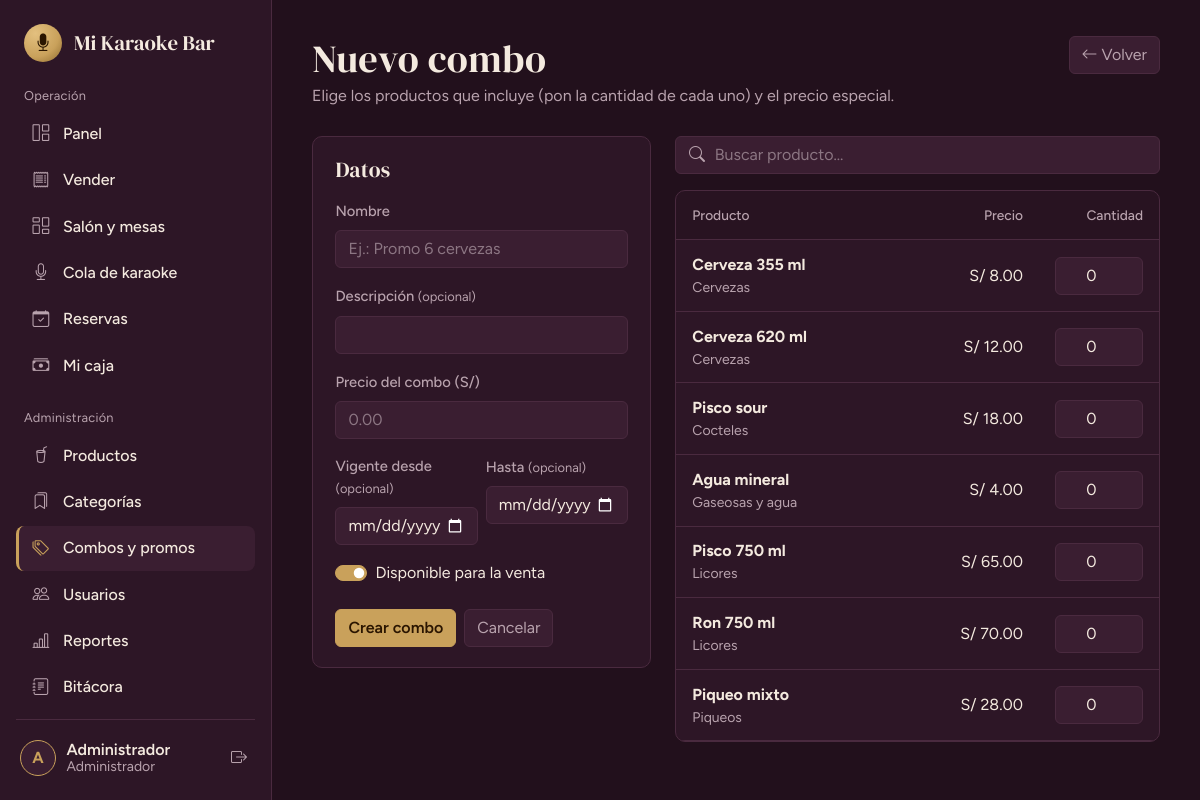
/combos/crear (signed in), run on the app's committed database.
### tables this page shows
CREATE TABLE IF NOT EXISTS usuarios (
  id          INT UNSIGNED PRIMARY KEY AUTO_INCREMENT,
  rol_id      TINYINT UNSIGNED NOT NULL,
  nombre      VARCHAR(100) NOT NULL,
  usuario     VARCHAR(50)  NOT NULL UNIQUE,
  password    VARCHAR(255) NOT NULL,            
  telefono    VARCHAR(20)  NULL,
  estado      TINYINT(1) NOT NULL DEFAULT 1,    
  ultimo_login DATETIME NULL,
  created_at  TIMESTAMP NOT NULL DEFAULT CURRENT_TIMESTAMP,
  CONSTRAINT fk_usuarios_rol FOREIGN KEY (rol_id) REFERENCES roles(id)
);

CREATE TABLE IF NOT EXISTS productos (
  id            INT UNSIGNED PRIMARY KEY AUTO_INCREMENT,
  categoria_id  INT UNSIGNED NOT NULL,
  nombre        VARCHAR(120) NOT NULL,
  precio        DECIMAL(10,2) NOT NULL,
  stock         INT NOT NULL DEFAULT 0,
  stock_minimo  INT NOT NULL DEFAULT 5,         
  imagen        VARCHAR(255) NULL,
  estado        TINYINT(1) NOT NULL DEFAULT 1,
  created_at    TIMESTAMP NOT NULL DEFAULT CURRENT_TIMESTAMP,
  CONSTRAINT fk_productos_categoria FOREIGN KEY (categoria_id) REFERENCES categorias(id),
  INDEX idx_productos_nombre (nombre)
);

CREATE TABLE IF NOT EXISTS categorias (
  id      INT UNSIGNED PRIMARY KEY AUTO_INCREMENT,
  nombre  VARCHAR(80) NOT NULL UNIQUE,
  estado  TINYINT(1) NOT NULL DEFAULT 1
);

### app/core/Controller.php (called while the page is built, shortened)
<?php
abstract class Controller
{
    protected function view(string $view, array $data = [], string $layout = 'main'): void
    {
        extract($data, EXTR_SKIP);
        require APP_PATH . "/views/$view.php";
        $content = ob_get_clean();
        require APP_PATH . "/views/layouts/$layout.php";
    }
    protected function requireAuth(array $roles = []): void
    {
        Auth::refresh();
    }
}

### app/controllers/CombosController.php (called while the page is built, shortened)
<?php
class CombosController extends Controller
{
    public function __construct()
    {
        $this->requireAuth(['admin']);
    }
    public function crear(): void
    {
        $this->view('combos/form', ['title' => 'Nuevo combo', 'modo' => 'crear', 'c' => [], 'actuales' => [], 'productos' => $this->productos()]);
    }
    private function productos(): array
    {
        return Database::all(
            'SELECT p.id, p.nombre, p.precio, p.stock, c.nombre AS categoria
               FROM productos p JOIN categorias c ON c.id = p.categoria_id
              WHERE p.estado = 1 ORDER BY c.nombre, p.nombre'
        );
    }
}

### app/core/Router.php (called while the page is built, shortened)
<?php
class Router
{
    public function dispatch(): void
    {
        try {
            $url   = trim((string) ($_GET['url'] ?? ''), '/');
            $parts = $url === '' ? [] : explode('/', $url);
            $c = strtolower($parts[0]);
            $m = $parts[1] ?? ($c === 'auth' ? 'login' : 'index');
            $params = array_slice($parts, 2);
            $obj = new $class();
            $ref = new ReflectionMethod($obj, $m);
            $ref->invokeArgs($obj, $params);
        } catch (AppException $e) {
            (new ErrorController())->show500($e->getMessage());
        } catch (Throwable $e) {
            error_log((string) $e);
            (new ErrorController())->show500(APP_ENV === 'development' ? $e->getMessage() : null);
        }
    }
}

### public/index.php (called while the page is built, shortened)
<?php
require APP_PATH . '/config/config.php';
spl_autoload_register(function (string $class): void {
    foreach (['core', 'controllers', 'models'] as $dir) {
        $file = APP_PATH . "/$dir/$class.php";
        if (is_file($file)) { require $file; return; }
    }
});
require APP_PATH . '/core/helpers.php';
(new Router())->dispatch();

### app/core/helpers.php (called while the page is built, shortened)
<?php
function e(mixed $v): string { return htmlspecialchars((string) $v, ENT_QUOTES | ENT_SUBSTITUTE, 'UTF-8'); }
function url(string $path = ''): string { return BASE_URL . '/' . ltrim($path, '/'); }
function old(string $key, string $default = ''): string { return e($GLOBALS['_old'][$key] ?? $default); }
function money(float|int|string|null $n): string { return 'S/ ' . number_format((float) $n, 2); }

### app/core/Database.php (called while the page is built, shortened)
<?php
class Database
{
    private static ?PDO $pdo = null;
    public static function pdo(): PDO
    {
        if (self::$pdo === null) {
            try {
                $dsn = 'mysql:host=' . DB_HOST . ';dbname=' . DB_NAME . ';charset=utf8mb4';
                self::$pdo = new PDO($dsn, DB_USER, DB_PASS, [
                    PDO::ATTR_ERRMODE            => PDO::ERRMODE_EXCEPTION,
                    PDO::ATTR_DEFAULT_FETCH_MODE => PDO::FETCH_ASSOC,
                    PDO::ATTR_EMULATE_PREPARES   => false,
                ]);
                self::$pdo->exec("SET time_zone = '-05:00'");
            } catch (PDOException $e) {
                error_log('DB connect: ' . $e->getMessage());
                throw new AppException('No se pudo conectar a la base de datos. Revisa que MySQL esté encendido en XAMPP y que hayas importado karaoke_bar.sql.');
            }
        }
        return self::$pdo;
    }
    public static function all(string $sql, array $params = []): array
    {
        $st = self::pdo()->prepare($sql);
        $st->execute($params);
        return $st->fetchAll();
    }
    public static function one(string $sql, array $params = []): ?array
    {
        $st = self::pdo()->prepare($sql);
        $st->execute($params);
        $row = $st->fetch();
        return $row === false ? null : $row;
    }
}

### app/models/Config.php (called while the page is built, shortened)
<?php
class Config
{
    private static ?array $cache = null;
    public static function get(string $clave, string $default = ''): string
    {
        if (self::$cache === null) {
            try {
                self::$cache = array_column(Database::all('SELECT clave, valor FROM configuracion'), 'valor', 'clave');
            } catch (Throwable $e) {
                self::$cache = [];
            }
        }
        return self::$cache[$clave] ?? $default;
    }
}

### app/config/menu.php (called while the page is built)
<?php
return [
  ['grupo' => 'Operación', 'items' => [
    ['label' => 'Panel',            'icon' => 'bi-grid-1x2',      'route' => 'dashboard', 'roles' => ['admin','cajero'], 'ready' => true],
    ['label' => 'Vender',           'icon' => 'bi-receipt',       'route' => 'ventas',    'roles' => ['admin','cajero'], 'ready' => true],
    ['label' => 'Salón y mesas',    'icon' => 'bi-columns-gap',   'route' => 'mesas',     'roles' => ['admin','cajero'], 'ready' => true],
    ['label' => 'Cola de karaoke',  'icon' => 'bi-mic',           'route' => 'cola',      'roles' => ['admin','cajero'], 'ready' => true],
    ['label' => 'Reservas',         'icon' => 'bi-calendar-check','route' => 'reservas',  'roles' => ['admin','cajero'], 'ready' => true],
    ['label' => 'Mi caja',          'icon' => 'bi-cash-stack',    'route' => 'caja',      'roles' => ['admin','cajero'], 'ready' => true],
  ]],
  ['grupo' => 'Administración', 'items' => [
    ['label' => 'Productos',        'icon' => 'bi-cup-straw',     'route' => 'productos', 'roles' => ['admin'], 'ready' => true],
    ['label' => 'Categorías',       'icon' => 'bi-bookmarks',     'route' => 'categorias','roles' => ['admin'], 'ready' => true],
    ['label' => 'Combos y promos',  'icon' => 'bi-tags',          'route' => 'combos',    'roles' => ['admin'], 'ready' => true],
    ['label' => 'Usuarios',         'icon' => 'bi-people',        'route' => 'usuarios',  'roles' => ['admin'], 'ready' => true],
    ['label' => 'Reportes',         'icon' => 'bi-bar-chart-line','route' => 'reportes',  'roles' => ['admin'], 'ready' => true],
    ['label' => 'Bitácora',         'icon' => 'bi-journal-text',  'route' => 'bitacora',  'roles' => ['admin'], 'ready' => true],
    ['label' => 'Configuración',    'icon' => 'bi-gear',          'route' => 'configuracion', 'roles' => ['admin'], 'ready' => true],
  ]],
];

### app/core/Auth.php (called while the page is built, shortened)
<?php
class Auth
{
    public static function user(): ?array { return $_SESSION['user'] ?? null; }
    public static function id(): int { return (int) ($_SESSION['user']['id'] ?? 0); }
    public static function role(): string { return (string) ($_SESSION['user']['rol'] ?? ''); }
    public static function is(string ...$roles): bool { return in_array(self::role(), $roles, true); }
    public static function refresh(): void
    {
        $u = Usuario::buscarPorId(self::id());
    }
}

### app/models/Usuario.php (called while the page is built, shortened)
<?php
class Usuario
{
    public static function buscarPorId(int $id): ?array
    {
        return Database::one(
            'SELECT u.*, r.nombre AS rol FROM usuarios u JOIN roles r ON r.id = u.rol_id WHERE u.id = ? LIMIT 1',
            [$id]
        );
    }
}

### app/views/combos/form.php (the view, shortened to what this page needs)
<?php
$editar = $modo === 'editar';
$old    = $GLOBALS['_old'] ?? [];
$oldComp = is_array($old['comp'] ?? null) ? $old['comp'] : null;
$enVenta = $editar ? (int) $c['estado'] === 1 : (empty($old) || isset($old['estado']));
?>
<header class="page-head page-head--actions">
  <div>
    <h1><?= $editar ? 'Editar combo' : 'Nuevo combo' ?></h1>
    <p>Elige los productos que incluye (pon la cantidad de cada uno) y el precio especial.</p>
  </div>
  <a class="btn btn-outline-field" href="<?= url('combos') ?>"><i class="bi bi-arrow-left"></i> Volver</a>
</header>
<form method="post" action="<?= url($editar ? 'combos/actualizar/' . (int) $c['id'] : 'combos/guardar') ?>" autocomplete="off">
  <div class="row g-4">
    <div class="col-lg-5">
      <section class="panel">
        <h2 class="panel__title mb-3">Datos</h2>
        <div class="mb-3">
          <label class="form-label" for="nombre">Nombre</label>
          <input class="form-control" id="nombre" name="nombre" maxlength="120" required value="<?= old('nombre', $c['nombre'] ?? '') ?>" placeholder="Ej.: Promo 6 cervezas">
        </div>
        <div class="mb-3">
          <label class="form-label" for="descripcion">Descripción <small>(opcional)</small></label>
          <input class="form-control" id="descripcion" name="descripcion" maxlength="255" value="<?= old('descripcion', $c['descripcion'] ?? '') ?>">
        </div>
        <div class="mb-3">
          <label class="form-label" for="precio">Precio del combo (S/)</label>
          <input class="form-control" id="precio" name="precio" inputmode="decimal" required value="<?= old('precio', isset($c['precio']) ? number_format((float) $c['precio'], 2, '.', '') : '') ?>" placeholder="0.00">
        </div>
        <div class="row g-2 mb-3">
          <div class="col-6"><label class="form-label" for="desde">Vigente desde <small>(opcional)</small></label>
            <input class="form-control" id="desde" name="desde" type="date" value="<?= old('desde', $c['vigente_desde'] ?? '') ?>"></div>
          <div class="col-6"><label class="form-label" for="hasta">Hasta <small>(opcional)</small></label>
            <input class="form-control" id="hasta" name="hasta" type="date" value="<?= old('hasta', $c['vigente_hasta'] ?? '') ?>"></div>
        </div>
        <div class="form-check form-switch mb-4">
          <input class="form-check-input" type="checkbox" role="switch" id="estado" name="estado" value="1"<?= $enVenta ? ' checked' : '' ?>>
          <label class="form-check-label" for="estado">Disponible para la venta</label>
        </div>
        <div class="d-flex gap-2">
          <button class="btn btn-brass" type="submit"><?= $editar ? 'Guardar cambios' : 'Crear combo' ?></button>
          <a class="btn btn-outline-field" href="<?= url('combos') ?>">Cancelar</a>
        </div>
      </section>
    </div>
    <div class="col-lg-7">
      <div class="toolbar">
        <div class="search-field"><i class="bi bi-search"></i>
          <input type="search" class="form-control" placeholder="Buscar producto..." data-filter-text="tablaComp" aria-label="Buscar producto"></div>
      </div>
      <section class="panel panel--flush">
        <div class="table-responsive">
          <table class="table table-app align-middle mb-0" id="tablaComp">
            <thead><tr><th>Producto</th><th class="text-end">Precio</th><th class="text-end" style="width:120px">Cantidad</th></tr></thead>
            <tbody>
            <?php foreach ($productos as $p):
                $q = $oldComp !== null ? (int) ($oldComp[$p['id']] ?? 0) : (int) ($actuales[$p['id']] ?? 0); ?>
              <tr class="<?= $q > 0 ? 'is-picked' : '' ?>" data-search="<?= e(mb_strtolower($p['nombre'] . ' ' . $p['categoria'])) ?>">
                <td><strong><?= e($p['nombre']) ?></strong><small class="d-block text-secondary"><?= e($p['categoria']) ?></small></td>
                <td class="text-end"><?= e(money($p['precio'])) ?></td>
                <td><input type="number" class="form-control text-center" name="comp[<?= (int) $p['id'] ?>]" value="<?= $q ?>" min="0" max="99" inputmode="numeric" aria-label="Cantidad de <?= e($p['nombre']) ?> en el combo"></td>
              </tr>
            <?php endforeach; ?>
            </tbody>
          </table>
        </div>
      </section>
    </div>
  </div>
</form>

### app/views/layouts/main.php (shortened to what this page needs)
<?php
$menu  = require APP_PATH . '/config/menu.php';
$user  = Auth::user();
$local = Config::get('nombre_local', 'Karaoke Bar');
$inicial = mb_strtoupper(mb_substr($user['nombre'] ?? '?', 0, 1));
?>
<!doctype html>
<html lang="es" data-bs-theme="dark">
<head>
  <?php include APP_PATH . '/views/layouts/_head.php'; ?>
</head>
<body>
<div class="shell">
  <aside class="sidebar offcanvas-lg offcanvas-start" tabindex="-1" id="sidebar" aria-label="Menú principal">
    <div class="sidebar__brand">
      <span class="brand-mark"><i class="bi bi-mic-fill"></i></span>
      <span class="brand-name"><?= e($local) ?></span>
    </div>
    <nav class="sidebar__nav">
      <?php foreach ($menu as $grupo):
          $items = array_filter($grupo['items'], fn($i) => in_array(Auth::role(), $i['roles'], true));
          if (!$items) continue; ?>
        <p class="nav-group"><?= e($grupo['grupo']) ?></p>
        <?php foreach ($items as $i):
            $activo = Router::$controller === $i['route']; ?>
          <?php if ($i['ready']): ?>
            <a class="nav-item-link<?= $activo ? ' is-active' : '' ?>" href="<?= url($i['route']) ?>"<?= $activo ? ' aria-current="page"' : '' ?>>
              <i class="bi <?= e($i['icon']) ?>"></i><span><?= e($i['label']) ?></span>
            </a>
          <?php else: ?>
            <span class="nav-item-link is-soon" aria-disabled="true">
              <i class="bi <?= e($i['icon']) ?>"></i><span><?= e($i['label']) ?></span><small>Pronto</small>
            </span>
          <?php endif; ?>
        <?php endforeach; ?>
      <?php endforeach; ?>
    </nav>
    <div class="sidebar__user">
      <a class="user-chip" href="<?= url('perfil') ?>" title="Mi perfil">
        <span class="avatar"><?= e($inicial) ?></span>
        <span class="user-chip__text">
          <strong><?= e($user['nombre']) ?></strong>
          <small><?= Auth::is('admin') ? 'Administrador' : 'Cajero' ?></small>
        </span>
      </a>
      <form method="post" action="<?= url('auth/logout') ?>" data-confirm="¿Cerrar sesión?" data-confirm-button="Sí, salir">
        <button class="btn btn-icon" type="submit" title="Cerrar sesión" aria-label="Cerrar sesión"><i class="bi bi-box-arrow-right"></i></button>
      </form>
    </div>
  </aside>
  <main class="content">
    <?= $content ?>
  </main>
</div>
</body>
</html>

### data on the page
usuarios: nombre "A", nombre "Administrador"
productos: nombre "Cerveza 355 ml", categoria.nombre "Cervezas", precio "S/ 8.00", id "0"
productos: nombre "Cerveza 620 ml", categoria.nombre "Cervezas", precio "S/ 12.00", id "0"
productos: nombre "Pisco sour", categoria.nombre "Cocteles", precio "S/ 18.00", id "0"
productos: nombre "Agua mineral", categoria.nombre "Gaseosas y agua", precio "S/ 4.00", id "0"
productos: nombre "Pisco 750 ml", categoria.nombre "Licores", precio "S/ 65.00", id "0"
productos: nombre "Ron 750 ml", categoria.nombre "Licores", precio "S/ 70.00", id "0"
productos: nombre "Piqueo mixto", categoria.nombre "Piqueos", precio "S/ 28.00", id "0"

### other printed values
$local "Mi Karaoke Bar"
$grupo['grupo'] "Operación"
$i['label'] "Panel"
$i['label'] "Vender"
$i['label'] "Salón y mesas"
$i['label'] "Cola de karaoke"
$i['label'] "Reservas"
$i['label'] "Mi caja"
$grupo['grupo'] "Administración"
$i['label'] "Productos"
$i['label'] "Categorías"
$i['label'] "Combos y promos"
$i['label'] "Usuarios"
$i['label'] "Reportes"
$i['label'] "Bitácora"
